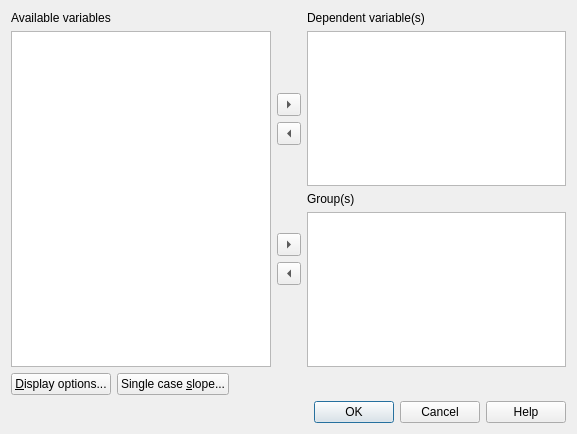
<?xml version="1.0" encoding="UTF-8"?>
<ui version="4.0">
 <class>Dialog</class>
 <widget class="QDialog" name="Dialog">
  <property name="geometry">
   <rect>
    <x>0</x>
    <y>0</y>
    <width>577</width>
    <height>434</height>
   </rect>
  </property>
  <property name="windowTitle">
   <string>Compare groups</string>
  </property>
  <layout class="QGridLayout" name="gridLayout">
   <item row="0" column="1">
    <layout class="QVBoxLayout" name="verticalLayout_2">
     <item>
      <spacer name="verticalSpacer_2">
       <property name="orientation">
        <enum>Qt::Vertical</enum>
       </property>
       <property name="sizeHint" stdset="0">
        <size>
         <width>20</width>
         <height>40</height>
        </size>
       </property>
      </spacer>
     </item>
     <item>
      <widget class="QToolButton" name="addVar">
       <property name="arrowType">
        <enum>Qt::RightArrow</enum>
       </property>
      </widget>
     </item>
     <item>
      <widget class="QToolButton" name="removeVar">
       <property name="arrowType">
        <enum>Qt::LeftArrow</enum>
       </property>
      </widget>
     </item>
     <item>
      <spacer name="verticalSpacer">
       <property name="orientation">
        <enum>Qt::Vertical</enum>
       </property>
       <property name="sizeHint" stdset="0">
        <size>
         <width>20</width>
         <height>40</height>
        </size>
       </property>
      </spacer>
     </item>
     <item>
      <widget class="QToolButton" name="add_group_button">
       <property name="arrowType">
        <enum>Qt::RightArrow</enum>
       </property>
      </widget>
     </item>
     <item>
      <widget class="QToolButton" name="remove_group_button">
       <property name="arrowType">
        <enum>Qt::LeftArrow</enum>
       </property>
      </widget>
     </item>
     <item>
      <spacer name="verticalSpacer_3">
       <property name="orientation">
        <enum>Qt::Vertical</enum>
       </property>
       <property name="sizeHint" stdset="0">
        <size>
         <width>20</width>
         <height>40</height>
        </size>
       </property>
      </spacer>
     </item>
    </layout>
   </item>
   <item row="1" column="0" colspan="3">
    <layout class="QHBoxLayout" name="horizontalLayout">
     <item>
      <widget class="QPushButton" name="display_options_button">
       <property name="text">
        <string>&amp;Display options...</string>
       </property>
      </widget>
     </item>
     <item>
      <widget class="QPushButton" name="pushButton">
       <property name="enabled">
        <bool>true</bool>
       </property>
       <property name="text">
        <string>Single case &amp;slope...</string>
       </property>
      </widget>
     </item>
     <item>
      <spacer name="horizontalSpacer">
       <property name="orientation">
        <enum>Qt::Horizontal</enum>
       </property>
       <property name="sizeHint" stdset="0">
        <size>
         <width>40</width>
         <height>20</height>
        </size>
       </property>
      </spacer>
     </item>
    </layout>
   </item>
   <item row="0" column="0">
    <layout class="QVBoxLayout" name="verticalLayout_3">
     <item>
      <widget class="QLabel" name="label">
       <property name="text">
        <string>Available variables</string>
       </property>
       <property name="buddy">
        <cstring>source_listWidget</cstring>
       </property>
      </widget>
     </item>
     <item>
      <widget class="QListWidget" name="source_listWidget">
       <property name="selectionMode">
        <enum>QAbstractItemView::ExtendedSelection</enum>
       </property>
      </widget>
     </item>
    </layout>
   </item>
   <item row="0" column="2">
    <layout class="QVBoxLayout" name="verticalLayout">
     <item>
      <widget class="QLabel" name="label_2">
       <property name="text">
        <string>Dependent variable(s)</string>
       </property>
       <property name="buddy">
        <cstring>selected_listWidget</cstring>
       </property>
      </widget>
     </item>
     <item>
      <widget class="QListWidget" name="selected_listWidget">
       <property name="enabled">
        <bool>true</bool>
       </property>
       <property name="selectionMode">
        <enum>QAbstractItemView::ExtendedSelection</enum>
       </property>
      </widget>
     </item>
     <item>
      <widget class="QLabel" name="label_3">
       <property name="text">
        <string>Group(s)</string>
       </property>
       <property name="buddy">
        <cstring>group_listWidget</cstring>
       </property>
      </widget>
     </item>
     <item>
      <widget class="QListWidget" name="group_listWidget">
       <property name="enabled">
        <bool>true</bool>
       </property>
       <property name="selectionMode">
        <enum>QAbstractItemView::ExtendedSelection</enum>
       </property>
      </widget>
     </item>
    </layout>
   </item>
   <item row="2" column="0" colspan="3">
    <widget class="QDialogButtonBox" name="buttonBox">
     <property name="sizePolicy">
      <sizepolicy hsizetype="Expanding" vsizetype="Fixed">
       <horstretch>0</horstretch>
       <verstretch>0</verstretch>
      </sizepolicy>
     </property>
     <property name="orientation">
      <enum>Qt::Horizontal</enum>
     </property>
     <property name="standardButtons">
      <set>QDialogButtonBox::Cancel|QDialogButtonBox::Help|QDialogButtonBox::Ok</set>
     </property>
     <property name="centerButtons">
      <bool>false</bool>
     </property>
    </widget>
   </item>
  </layout>
 </widget>
 <tabstops>
  <tabstop>source_listWidget</tabstop>
  <tabstop>addVar</tabstop>
  <tabstop>removeVar</tabstop>
  <tabstop>selected_listWidget</tabstop>
  <tabstop>add_group_button</tabstop>
  <tabstop>remove_group_button</tabstop>
  <tabstop>group_listWidget</tabstop>
  <tabstop>display_options_button</tabstop>
  <tabstop>pushButton</tabstop>
 </tabstops>
 <resources/>
 <connections/>
</ui>
